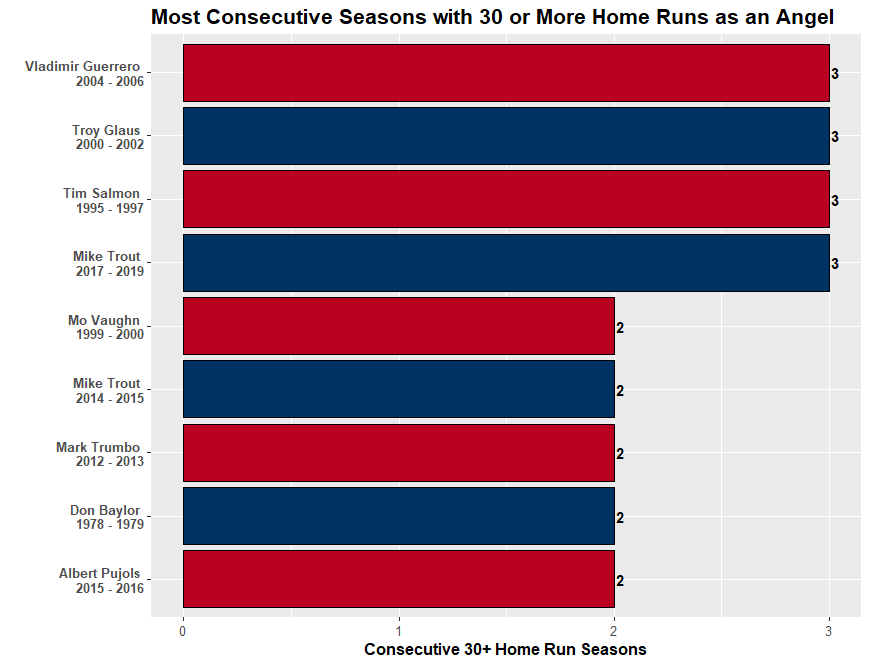

Write R code to recreate this figure.
#Set working directory

setwd("C:/Users/daily/Desktop/Repositories/MiscVisuals/Website Visualizations/Most Times Reaching X Streak/Angels")

#Loading necessary libraries

library(sqldf)
library(tidyverse)
library(zoo)
library(data.table)
library(Lahman)

#Get data from Lahman Database

data <- sqldf(" WITH sub1 AS(SELECT People.playerID, Batting.yearID, People.nameFirst, People.nameLast,
TeamsFranchises.franchID, SUM(Batting.HR) AS HR,
RANK () OVER(PARTITION BY People.playerID ORDER BY Batting.yearID) AS SeasonNumber
                    FROM People
                    INNER JOIN Batting
                    ON People.playerID = Batting.playerID
                    INNER JOIN Teams
                    ON Batting.teamID = Teams.teamID
                    AND Batting.yearID = Teams.yearID
                    INNER JOIN TeamsFranchises
                    ON Teams.franchID = TeamsFranchises.franchID
                    WHERE TeamsFranchises.franchName = 'Los Angeles Angels of Anaheim'
                    GROUP BY Batting.playerID, Batting.yearID),
              sub2 AS (SELECT *,
              SeasonNumber - RANK() OVER(PARTITION BY playerID ORDER BY yearID) AS streakID
              FROM sub1
              WHERE HR >= 30)
              SELECT MIN(yearID) AS MIN,
              MAX(yearID) AS MAX,
              nameFirst,
              nameLast,
              COUNT(streakID) AS Times
              FROM sub2
              GROUP BY playerID, streakID
              ORDER BY Times DESC")

#Combine Columns and Filter Data

top_data <- data %>%
  mutate(Rank = rank(-Times, ties.method = "min"))  %>%
  filter(Times >= 2) %>%
  mutate(fullName = paste(nameFirst, nameLast)) %>%
  mutate(chart_label = paste(nameFirst, nameLast, "\n", MIN, "-", MAX)) %>%
  arrange(-Times, desc(fullName))

#Create a column for alternating row colors in graph

top_data <- top_data %>%
  mutate(EvenOdd = ifelse(row_number() %% 2 == 1, "Odd", "Even"))

#Team Colors for display

fill_color <- c("Arizona Diamondbacks" = "#5F259F",
                "Atlanta Braves" = "#CE1141",
                "Baltimore Orioles" = "#DF4601",
                "Boston Red Sox" = "#BD3039",
                "Chicago Cubs" = "#0E3386",
                "Chicago White Sox" = "#27251F",
                "Cincinnati Reds" = "#C6011F",
                "Cleveland Indians" = "#E31937",
                "Colorado Rockies" = "#33006F",
                "Detroit Tigers" = "#FA4616",
                "Houston Astros" = "#EB6E1F",
                "Kansas City Royals" = "#004687",
                "Los Angeles Angels" = "#BA0021",
                "Los Angeles Dodgers" = "#005A9C",
                "Miami Marlins" = "#00A3E0",
                "Milwaukee Brewers" = "#FFC52F",
                "Minnesota Twins" = "#002B5C",
                "New York Mets" = "#FF5910",
                "New York Yankees" = "#0C2340",
                "Oakland Athletics" = "#003831",
                "Philadelphia Phillies" = "#E81828",
                "Pittsburgh Pirates" = "#FDB827",
                "St. Louis Cardinals" = "#C41E3A",
                "San Diego Padres" = "#2F241D",
                "San Francisco Giants" = "#FD5A1E",
                "Seattle Mariners" = "#005C5C",
                "Tampa Bay Rays" = "#8FBCE6",
                "Texas Rangers" = "#C0111F",
                "Toronto Blue Jays" = "#134A8E",
                "Washington Nationals" = "#AB0003",
                "Multiple Teams" = "seashell")

#Create visual

top_data %>%
  ggplot(aes(x = reorder(chart_label, Times), y = Times, fill = EvenOdd)) +
  geom_bar(stat = "identity", color = "black") +
  geom_text(aes(label = Times), fontface = "bold", hjust = -0.3) +
  coord_flip(ylim = c(0, 3)) +
  scale_y_continuous(breaks = seq(0, 3, 1)) +
  scale_fill_manual(values = c("Even" = "#003263", "Odd" = "#BA0021")) +
  theme(plot.title = element_text(size = 16, face = "bold"),
        plot.subtitle = element_text(size = 12),
        axis.title.x = element_text(size = 12, face = "bold"),
        axis.text.x = element_text(size = 10),
        axis.text.y = element_text(size = 10, face ="bold"),
        legend.position = "none") +
  labs(title = "Most Consecutive Seasons with 30 or More Home Runs as an Angel",
       x = "",
       y = "Consecutive 30+ Home Run Seasons")
